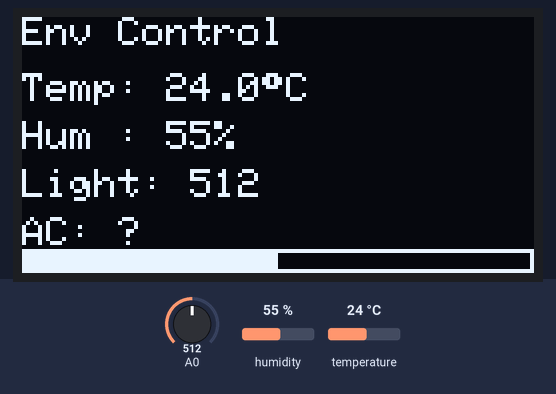
Recording of a sketch running on a simulated ESP8266 (NodeMCU). On the bench: 128×64 one-colour display. Inputs (shaded band) come from the test bench; at power-on: humidity 55 %, temperature 24 °C, A0 = 512. What the sketch prints to the serial monitor is not drawn.

Above: at 2.6 s.
2.7 s: humidity set to 22 %
At 6.9 s:
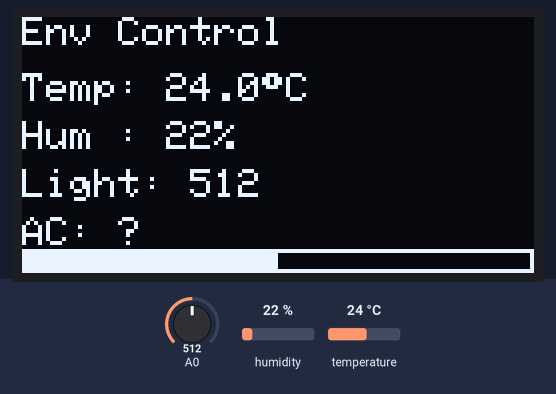
7.5 s: temperature set to 28 °C
At 17.0 s:
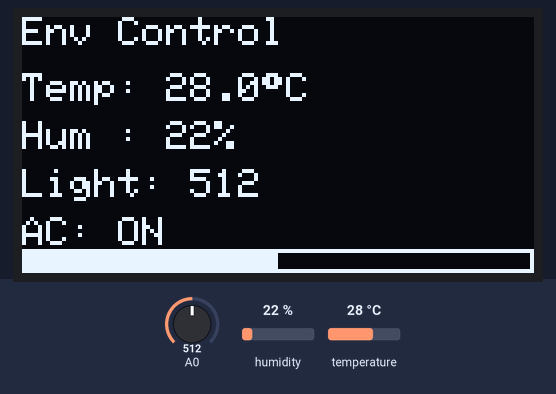
17.3 s: A0 set to 716
At 18.5 s:
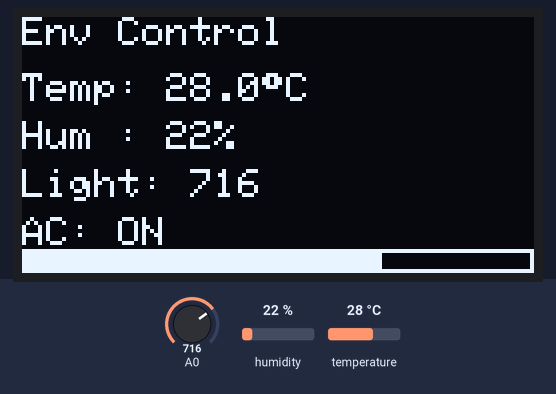
19.5 s: A0 set to 900
At 20.3 s:
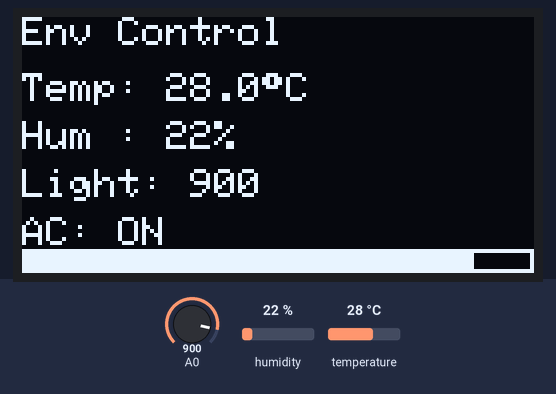
21.5 s: humidity set to 40 %
At 22.7 s:
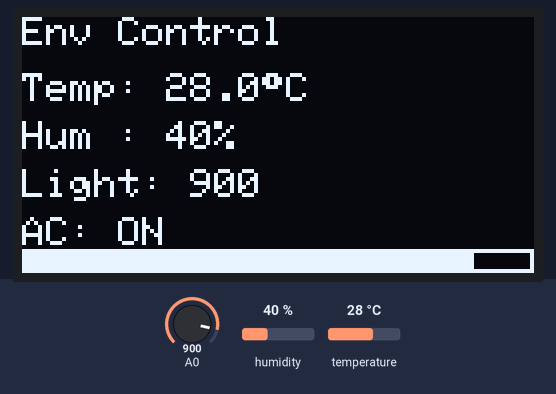
23.5 s: temperature set to 12 °C
At 33.0 s:
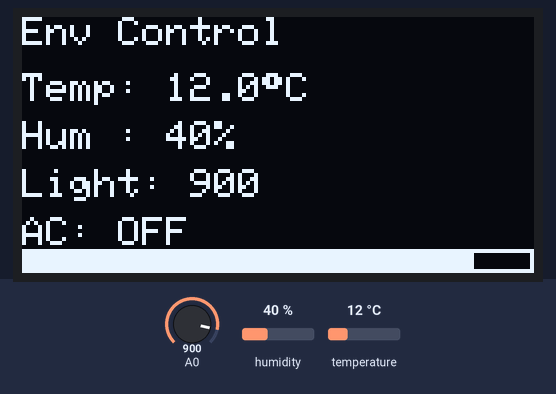
Timing chart, 0 to 34.3 s (numbered marks = the images above; inputs shaded):
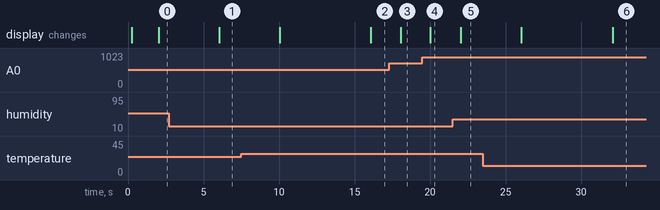

The sketch:

Room_Climate_Control.ino
```cpp
#include <Arduino.h> // Dependencies
#include <Wire.h>
#include <IRremoteESP8266.h>
#include <IRsend.h>
#include <DHT.h>
#include <Adafruit_GFX.h>
#include <Adafruit_SSD1306.h>

/* ---------- Define Pins ---------- */
#define SEND_PIN 12         // D6 (GPIO12) IR transmitter
#define DHTPIN 2            // D4 (GPIO2) DHT11 data pin
#define DHTTYPE DHT11       // DHT11 sensor
#define OLED_ADDR 0x3C      // OLED I2C address
#define SCREEN_WIDTH 128
#define SCREEN_HEIGHT 64

/* ---------- Define Global objects ---------- */
IRsend irsend(SEND_PIN);
DHT dht(DHTPIN, DHTTYPE);
Adafruit_SSD1306 display(SCREEN_WIDTH, SCREEN_HEIGHT, &Wire, -1);

/* ---------- Mitsubishi AC ON/OFF frames (Obtained from IRrecvDumpV3 example) ---------- */
uint8_t OFF_STATE[18] = {
  0x23, 0xCB, 0x26, 0x01, 0x00, 0x00, 0x18, 0x08,
  0x36, 0x78, 0x00, 0x00, 0x00, 0x00, 0x00, 0x00,
  0x00, 0xE3
};

uint8_t ON_STATE[18] = {
  0x23, 0xCB, 0x26, 0x01, 0x00, 0x20, 0x18, 0x08,
  0x36, 0x78, 0x00, 0x00, 0x00, 0x00, 0x00, 0x00,
  0x00, 0x03
};

/* ---------- AC Control logic ---------- */
enum AcState { AC_UNKNOWN, AC_ON, AC_OFF };
AcState acState = AC_UNKNOWN;
const float ON_THRESHOLD = 26.0;   // AC on threshold
const float OFF_THRESHOLD = 24.8;  // AC off threshold
const uint32_t MIN_SEND_INTERVAL_MS = 15000; // Delay
uint32_t lastSendMs = 0;

/* ---------- Light Sensor ---------- */
int readLightRaw() { return analogRead(A0); }

/* ---------- Functions Definitions ---------- */
void sendAcOn() {
  if (millis() - lastSendMs < MIN_SEND_INTERVAL_MS) return;
  irsend.sendMitsubishiAC(ON_STATE, sizeof(ON_STATE));
  delay(60);
  irsend.sendMitsubishiAC(ON_STATE, sizeof(ON_STATE));
  acState = AC_ON;
  lastSendMs = millis();
  Serial.println(F("[IR] Sent Mitsubishi AC ON"));
}

void sendAcOff() {
  if (millis() - lastSendMs < MIN_SEND_INTERVAL_MS) return;
  irsend.sendMitsubishiAC(OFF_STATE, sizeof(OFF_STATE));
  delay(60);
  irsend.sendMitsubishiAC(OFF_STATE, sizeof(OFF_STATE));
  acState = AC_OFF;
  lastSendMs = millis();
  Serial.println(F("[IR] Sent Mitsubishi AC OFF"));
}

void drawOLED(float t, float h, int light) {
  display.clearDisplay();
  display.setTextSize(1);
  display.setTextColor(SSD1306_WHITE);

  display.setCursor(0, 0);
  display.print(F("Env Control"));

  display.setCursor(0, 14);
  display.print(F("Temp: "));
  if (isnan(t)) display.print(F("--"));
  else { display.print(t, 1); display.print((char)247); display.print("C"); }

  display.setCursor(0, 26);
  display.print(F("Hum : "));
  if (isnan(h)) display.print(F("--"));
  else { display.print(h, 0); display.print(F("%")); }

  display.setCursor(0, 38);
  display.print(F("Light: "));
  display.print(light);

  display.setCursor(0, 50);
  display.print(F("AC: "));
  if (acState == AC_ON)      display.print(F("ON"));
  else if (acState == AC_OFF)display.print(F("OFF"));
  else                       display.print(F("?"));

  int barW = map(light, 0, 1023, 0, SCREEN_WIDTH);
  display.drawRect(0, 58, SCREEN_WIDTH, 6, SSD1306_WHITE);
  display.fillRect(0, 58, barW, 6, SSD1306_WHITE);

  display.display();
}

/* ---------- Setup Func ---------- */
void setup() {
  Serial.begin(115200);
  delay(200);
  Serial.println(F("\n=== Env Control (DHT11 + OLED + IR) ==="));
  Serial.println(F("Type 'o' = ON, 'f' = OFF"));

  Wire.begin();
  if (!display.begin(SSD1306_SWITCHCAPVCC, OLED_ADDR)) {
    Serial.println(F("[OLED] SSD1306 init failed!"));
  } else {
    display.clearDisplay();
    display.setTextSize(1);
    display.setTextColor(SSD1306_WHITE);
    display.setCursor(0, 0);
    display.println(F("OLED Ready"));
    display.display();
  }

  dht.begin();
  irsend.begin();
}

/* ---------- Loop Func ---------- */
void loop() {
  // Manual overrides from Serial
  if (Serial.available()) {
    char c = Serial.read();
    if (c == 'o' || c == 'O') sendAcOn();
    else if (c == 'f' || c == 'F') sendAcOff();
  }

  static uint32_t lastRead = 0;
  if (millis() - lastRead >= 2000) { // update constantly
    lastRead = millis();

    float t = dht.readTemperature();
    float h = dht.readHumidity();
    int lightVal = readLightRaw();

    // Auto control logic
    if (!isnan(t)) {
      if (t >= ON_THRESHOLD && acState != AC_ON)  sendAcOn();
      else if (t <= OFF_THRESHOLD && acState != AC_OFF) sendAcOff();
    }

    drawOLED(t, h, lightVal);

    Serial.print(F("[ENV] T=")); Serial.print(isnan(t) ? -999 : t);
    Serial.print(F("C H=")); Serial.print(isnan(h) ? -999 : h);
    Serial.print(F("% L=")); Serial.print(lightVal);
    Serial.print(F(" AC=")); Serial.println(acState == AC_ON ? "ON" : (acState == AC_OFF ? "OFF" : "?"));
  }
}
```

Measured:
- after the input at 2.7 s, the display: changes after 3.3 s (image 1)
- after the input at 7.5 s, the display: first changes after 2.5 s (image 2 shows a later state)
- after the input at 17.3 s, the display: changes after 0.75 s (image 3)
- after the input at 19.5 s, the display: changes after 0.53 s (image 4)
- after the input at 21.5 s, the display: changes after 0.55 s (image 5)
- after the input at 23.5 s, the display: first changes after 2.6 s (image 6 shows a later state)
